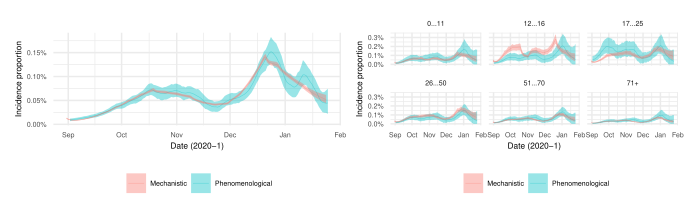

Recreate this plot in R.
suppressMessages(library(dplyr))
library(ggplot2)
library(patchwork)
library(tidybayes)
library(tidyr)
source(here::here("figures/utils.R"))

model_output_dir = here::here("model-outputs")

tbl_phenomenological_England = load_backcalc_regions() |>
    filter(daynr > 1, region == "England")
tbl_phenomenological_NE_age = load_backcalc_region_age() |>
    filter(daynr > 1, region == "North East")

full_predict = load_seir_predictive()
poststrat_table = load_poststrat_table()
tbl_mechanistic_England = full_predict |>
    poststratify_SEIR(poststrat_table, new_pcr_pos)
tbl_mechanistic_NE_age = full_predict |>
    filter(region == "North East") |>
    poststratify_SEIR(poststrat_table, new_pcr_pos, age_group)

p_incidence_England = bind_rows(
    tbl_phenomenological |>
        mutate(model = "Phenomenological"),
    tbl_mechanistic_England |>
        mutate(model = "Mechanistic") |>
        rename(incidence = val),
) |>
    ggplot(aes(date, incidence, colour = model, fill = model)) +
    stat_lineribbon(alpha = 0.4, linewidth = 0.2, .width = 0.95) +
    standard_plot_theming() +
    theme(legend.position = "bottom") +
    scale_y_continuous(labels = scales::label_percent()) +
    labs(
        x = "Date (2020-1)",
        y = "Incidence proportion",
        fill = "",
        colour = ""
    ) +
    # make boxes of colour in the legend smaller
    theme(legend.key.size = unit(0.5, "cm"))

p_NE_age = bind_rows(
    tbl_phenomenological_NE_age |>
        mutate(model = "Phenomenological"),
    tbl_mechanistic_NE_age |>
        mutate(model = "Mechanistic") |>
        rename(incidence = val),
) |>
    ggplot(aes(date, incidence, colour = model, fill = model)) +
    stat_lineribbon(alpha = 0.4, linewidth = 0.2, .width = 0.95) +
    facet_wrap(~age_group) +
    standard_plot_theming() +
    theme(legend.position = "bottom") +
    scale_y_continuous(labels = scales::label_percent()) +
    labs(
        x = "Date (2020-1)",
        y = "Incidence proportion",
        fill = "",
        colour = ""
    ) +
    theme(legend.key.size = unit(0.5, "cm"))

save_plot(
    filename = "incidence.pdf",
    plot = p_incidence_England + p_NE_age,
    width = 17.6,
    height = 5.5
)
